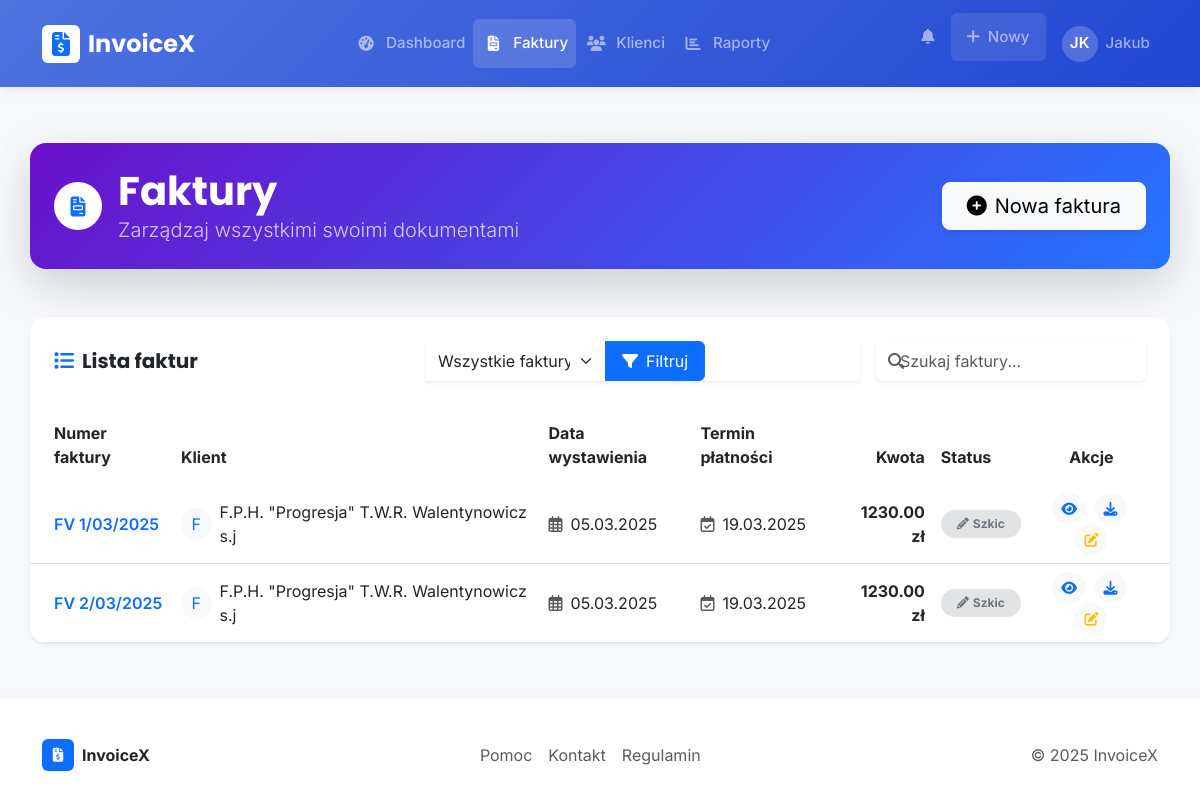
Before: /invoices (signed in) with the older database file.
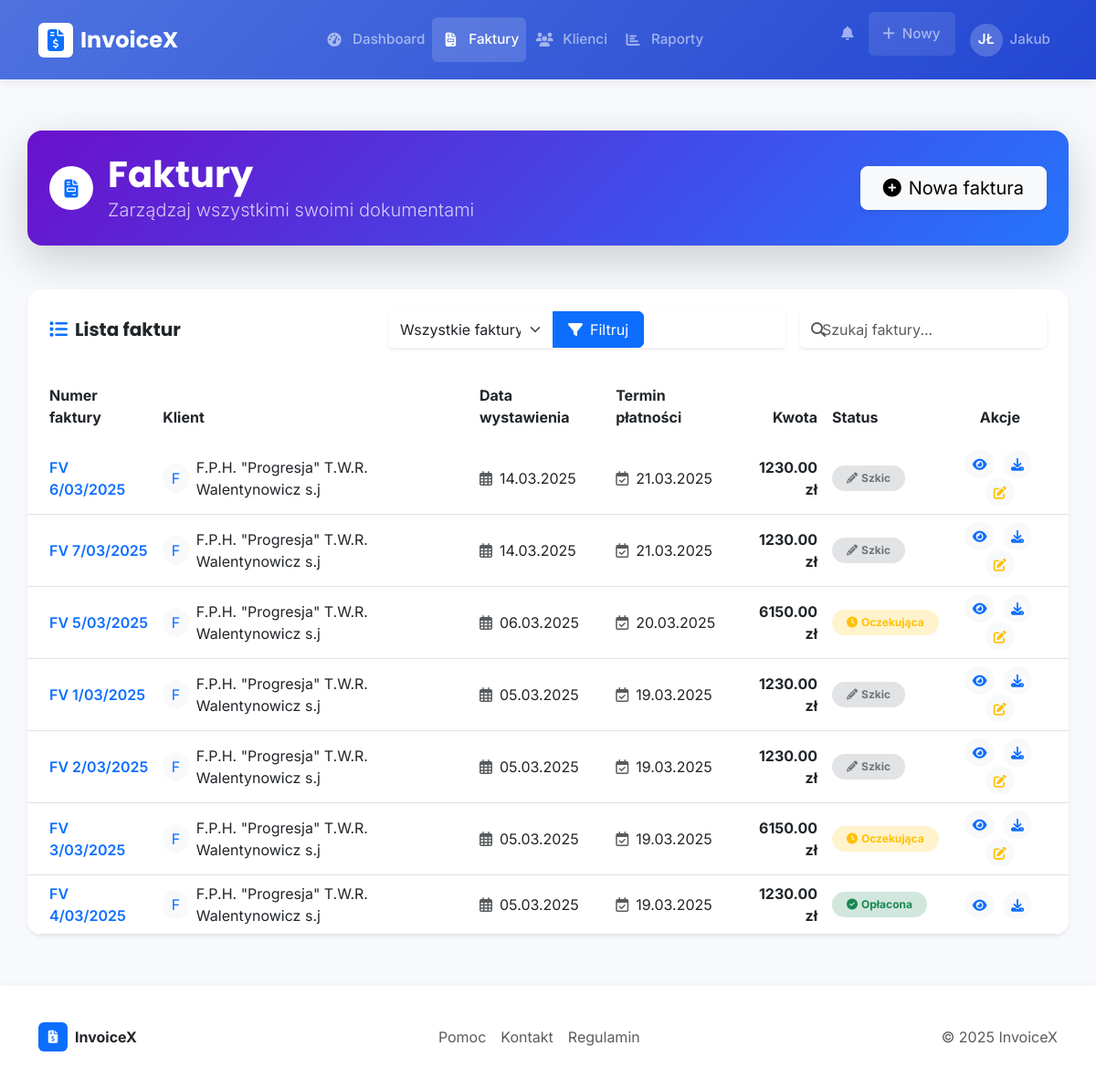
After: the same page with the newer database file.
### app/models/user.py (models this page shows, shortened)
class User(db.Model, UserMixin):
    __tablename__ = 'users'
    id = db.Column(db.Integer, primary_key=True)
    uuid = db.Column(db.String(36), unique=True, default=lambda: str(uuid.uuid4()))
    email = db.Column(db.String(120), unique=True, nullable=False, index=True)
    password_hash = db.Column(db.String(256), nullable=False)
    first_name = db.Column(db.String(50), nullable=False)
    last_name = db.Column(db.String(50), nullable=False)
    company_name = db.Column(db.String(100))
    tax_id = db.Column(db.String(50))  # NIP
    address_line1 = db.Column(db.String(100))
    address_line2 = db.Column(db.String(100))
    city = db.Column(db.String(50))
    postal_code = db.Column(db.String(20))
    country = db.Column(db.String(50))
    phone = db.Column(db.String(20))
    logo = db.Column(db.String(255))  # Ścieżka do pliku logo
    is_active = db.Column(db.Boolean, default=True)
    confirmed = db.Column(db.Boolean, default=False)
    confirmed_on = db.Column(db.DateTime)
    created_at = db.Column(db.DateTime, default=datetime.utcnow)
    updated_at = db.Column(db.DateTime, default=datetime.utcnow, onupdate=datetime.utcnow)
    last_login = db.Column(db.DateTime)
    clients = db.relationship('Client', backref='user', lazy='dynamic', cascade='all, delete-orphan')
    invoices = db.relationship('Invoice', backref='user', lazy='dynamic', cascade='all, delete-orphan')

### app/models/invoice.py (models this page shows, shortened)
class Invoice(db.Model):
    __tablename__ = 'invoices'
    id = db.Column(db.Integer, primary_key=True)
    uuid = db.Column(db.String(36), unique=True, default=lambda: str(uuid.uuid4()))
    user_id = db.Column(db.Integer, db.ForeignKey('users.id'), nullable=False)
    client_id = db.Column(db.Integer, db.ForeignKey('clients.id'), nullable=False)
    invoice_number = db.Column(db.String(50), nullable=False, unique=True)
    issue_date = db.Column(db.Date, nullable=False, default=datetime.utcnow().date())
    sale_date = db.Column(db.Date, nullable=True)
    due_date = db.Column(db.Date, nullable=False, default=lambda: (datetime.utcnow() + timedelta(days=14)).date())
    bank_account = db.Column(db.String(100), nullable=True)
    status = db.Column(db.String(20), nullable=False, default=InvoiceStatus.DRAFT)
    payment_method = db.Column(db.String(20), default=PaymentMethod.BANK_TRANSFER)
    subtotal = db.Column(db.Numeric(10, 2), nullable=False, default=0)
    tax_rate = db.Column(db.Numeric(5, 2), default=0)  # Procent podatku
    tax_amount = db.Column(db.Numeric(10, 2), default=0)
    discount = db.Column(db.Numeric(10, 2), default=0)
    total = db.Column(db.Numeric(10, 2), nullable=False, default=0)
    notes = db.Column(db.Text)
    terms = db.Column(db.Text)
    payment_date = db.Column(db.Date)
    payment_id = db.Column(db.String(100))  # ID transakcji z systemu płatności
    created_at = db.Column(db.DateTime, default=datetime.utcnow)
    updated_at = db.Column(db.DateTime, default=datetime.utcnow, onupdate=datetime.utcnow)
    items = db.relationship('InvoiceItem', backref='invoice', lazy='dynamic',
                            cascade='all, delete-orphan')

### app/models/client.py (models this page shows, shortened)
class Client(db.Model):
    __tablename__ = 'clients'
    id = db.Column(db.Integer, primary_key=True)
    uuid = db.Column(db.String(36), unique=True, default=lambda: str(uuid.uuid4()))
    user_id = db.Column(db.Integer, db.ForeignKey('users.id'), nullable=False)
    name = db.Column(db.String(100), nullable=False)
    email = db.Column(db.String(120))
    company_name = db.Column(db.String(100))
    tax_id = db.Column(db.String(50))  # NIP
    address_line1 = db.Column(db.String(100))
    address_line2 = db.Column(db.String(100))
    city = db.Column(db.String(50))
    postal_code = db.Column(db.String(20))
    country = db.Column(db.String(50))
    phone = db.Column(db.String(20))
    notes = db.Column(db.Text)
    is_active = db.Column(db.Boolean, default=True)
    created_at = db.Column(db.DateTime, default=datetime.utcnow)
    updated_at = db.Column(db.DateTime, default=datetime.utcnow, onupdate=datetime.utcnow)
    invoices = db.relationship('Invoice', backref='client', lazy='dynamic', cascade='all, delete-orphan')

### app/routes/dashboard.py (the view)
@dashboard_bp.route('/invoices')
@login_required
def invoices():
    page = request.args.get('page', 1, type=int)
    status = request.args.get('status', 'all')
    query = Invoice.query.filter_by(user_id=current_user.id)
    if status != 'all' and status in InvoiceStatus.all():
        query = query.filter_by(status=status)
    query = query.order_by(Invoice.issue_date.desc())
    pagination = query.paginate(page=page, per_page=10, error_out=False)
    invoices = pagination.items
    status_choices = [('all', 'Wszystkie faktury')] + [(s, s.capitalize()) for s in InvoiceStatus.all()]
    return render_template('dashboard/invoices.html',
                          title='Faktury',
                          invoices=invoices,
                          pagination=pagination,
                          status=status,
                          status_choices=status_choices)

### app/models/invoice.py (called while the page is built)
    @classmethod
    def all(cls):
        return [cls.DRAFT, cls.PENDING, cls.PAID, cls.OVERDUE, cls.CANCELED]

### app/models/user.py (called while the page is built)
@login_manager.user_loader
def load_user(user_id):
    return User.query.get(user_id)

### app/templates/dashboard/invoices.html (shortened to what the changed rows need)
{% extends 'layout.html' %}
{% block content %}
<div class="position-relative overflow-hidden mb-5 p-4 rounded-4 text-white shadow-lg" style="background: linear-gradient(135deg, #6a11cb 0%, #2575fc 100%);">
    <div class="row align-items-center position-relative">
        <div class="col-lg-8">
            <div class="d-flex align-items-center">
                <div>
                    <h1 class="display-6 fw-bold mb-0">Faktury</h1>
                </div>
            </div>
        </div>
    </div>
</div>
<div class="card border-0 shadow-sm rounded-4 overflow-hidden mb-4">
    <div class="card-body p-0">
        {% if invoices %}
        <div class="table-responsive">
            <table class="table align-middle mb-0" id="invoices-table">
                <thead class="bg-light">
                    <tr>
                        <th class="border-0 ps-4 py-3">Numer faktury</th>
                        <th class="border-0 py-3">Klient</th>
                        <th class="border-0 py-3">Data wystawienia</th>
                        <th class="border-0 py-3">Termin płatności</th>
                        <th class="border-0 py-3 text-end">Kwota</th>
                        <th class="border-0 py-3">Status</th>
                        <th class="border-0 py-3 text-center pe-4">Akcje</th>
                    </tr>
                </thead>
                <tbody>
                    {% for invoice in invoices %}
                    <tr class="invoice-row">
                        <td class="ps-4">
                            <a href="{{ url_for('invoice.view', invoice_id=invoice.id) }}" class="fw-semibold text-decoration-none text-primary">
                                {{ invoice.invoice_number }}
                            </a>
                        </td>
                        <td>
                            <div class="d-flex align-items-center">
                                <div class="avatar-circle bg-light text-primary me-2 d-flex align-items-center justify-content-center" style="width: 32px; height: 32px; border-radius: 50%;">
                                    {{ invoice.client.name[:1] }}
                                </div>
                                <span>{{ invoice.client.name }}</span>
                            </div>
                        </td>
                        <td>
                            <div class="d-flex align-items-center">
                                <i class="far fa-calendar-alt text-muted me-2"></i>
                                {{ invoice.issue_date.strftime('%d.%m.%Y') }}
                            </div>
                        </td>
                        <td>
                            <div class="d-flex align-items-center">
                                <i class="far fa-calendar-check text-muted me-2"></i>
                                {{ invoice.due_date.strftime('%d.%m.%Y') }}
                            </div>
                        </td>
                        <td class="text-end fw-bold">{{ "%.2f"|format(invoice.total) }} zł</td>
                        <td>
                            {% if invoice.status == 'paid' %}
                            <span class="badge rounded-pill bg-success-subtle text-success px-3 py-2">
                                <i class="fas fa-check-circle me-1"></i>Opłacona
                            </span>
                            {% elif invoice.status == 'pending' %}
                            <span class="badge rounded-pill bg-warning-subtle text-warning px-3 py-2">
                                <i class="fas fa-clock me-1"></i>Oczekująca
                            </span>
                            {% elif invoice.status == 'overdue' %}
                            <span class="badge rounded-pill bg-danger-subtle text-danger px-3 py-2">
                                <i class="fas fa-exclamation-circle me-1"></i>Przeterminowana
                            </span>
                            {% elif invoice.status == 'draft' %}
                            <span class="badge rounded-pill bg-secondary-subtle text-secondary px-3 py-2">
                                <i class="fas fa-pencil-alt me-1"></i>Szkic
                            </span>
                            {% elif invoice.status == 'canceled' %}
                            <span class="badge rounded-pill bg-dark-subtle text-dark px-3 py-2">
                                <i class="fas fa-ban me-1"></i>Anulowana
                            </span>
                            {% endif %}
                        </td>
                        <td class="text-center pe-4">
                            <div class="action-buttons">
                                <a href="{{ url_for('invoice.view', invoice_id=invoice.id) }}" class="btn btn-sm btn-light rounded-circle me-1" title="Podgląd">
                                    <i class="fas fa-eye text-primary"></i>
                                </a>
                                <a href="{{ url_for('invoice.download', invoice_id=invoice.id) }}" class="btn btn-sm btn-light rounded-circle me-1" title="Pobierz">
                                    <i class="fas fa-download text-primary"></i>
                                </a>
                                {% if invoice.status != 'paid' and invoice.status != 'canceled' %}
                                <a href="{{ url_for('invoice.edit', invoice_id=invoice.id) }}" class="btn btn-sm btn-light rounded-circle" title="Edytuj">
                                    <i class="fas fa-edit text-warning"></i>
                                </a>
                                {% endif %}
                            </div>
                        </td>
                    </tr>
                    {% endfor %}
                </tbody>
            </table>
        </div>
        {% endif %}
    </div>
</div>
{% endblock %}

### app/templates/layout.html (shortened to what the changed rows need)
<!DOCTYPE html>
<html lang="pl">
<head>
    <link href="https://cdn.jsdelivr.net/npm/bootstrap@5.3.0/dist/css/bootstrap.min.css" rel="stylesheet">
    <link rel="stylesheet" href="https://cdnjs.cloudflare.com/ajax/libs/font-awesome/6.4.0/css/all.min.css">
    <link rel="stylesheet" href="{{ url_for('static', filename='css/style.css') }}">
</head>
<body>
    {% if current_user.is_authenticated %}
    <nav class="navbar navbar-expand-lg navbar-dark sticky-top">
        <div class="container">
            <a class="navbar-brand d-flex align-items-center" href="{{ url_for('dashboard.index') }}">
                <div class="brand-icon me-2 d-flex align-items-center justify-content-center bg-white text-primary rounded" style="width: 38px; height: 38px;">
                    <i class="fas fa-file-invoice-dollar"></i>
                </div>
                {{ app_name }}
            </a>
            <div class="collapse navbar-collapse" id="navbarMain">
                <ul class="navbar-nav mx-auto">
                    <li class="nav-item">
                        <a class="nav-link d-flex align-items-center" href="{{ url_for('dashboard.index') }}">
                            <span class="nav-icon"><i class="fas fa-tachometer-alt"></i></span>
                            Dashboard
                        </a>
                    </li>
                    <li class="nav-item">
                        <a class="nav-link d-flex align-items-center" href="{{ url_for('dashboard.invoices') }}">
                            <span class="nav-icon"><i class="fas fa-file-invoice"></i></span>
                            Faktury
                        </a>
                    </li>
                    <li class="nav-item">
                        <a class="nav-link d-flex align-items-center" href="{{ url_for('dashboard.clients') }}">
                            <span class="nav-icon"><i class="fas fa-users"></i></span>
                            Klienci
                        </a>
                    </li>
                    <li class="nav-item">
                        <a class="nav-link d-flex align-items-center" href="{{ url_for('reports.index') }}">
                            <span class="nav-icon"><i class="fas fa-chart-bar"></i></span>
                            Raporty
                        </a>
                    </li>
                </ul>
                <ul class="navbar-nav">
                    <li class="nav-item me-2">
                        <a class="nav-link notification-badge" href="#" title="Powiadomienia">
                            <i class="fas fa-bell"></i>
                        </a>
                    </li>
                    <li class="nav-item dropdown me-2">
                        <a class="nav-link dropdown-toggle d-flex align-items-center px-3 rounded bg-white bg-opacity-10"
                           href="#" id="navbarDropdownCreate" role="button"
                           data-bs-toggle="dropdown" aria-expanded="false">
                            <i class="fas fa-plus me-2"></i>Nowy
                        </a>
                    </li>
                    <li class="nav-item dropdown">
                        <a class="nav-link dropdown-toggle d-flex align-items-center" href="#"
                           id="navbarDropdownUser" role="button"
                           data-bs-toggle="dropdown" aria-expanded="false">
                            <div class="user-avatar">
                                {{ current_user.first_name[0] }}{{ current_user.last_name[0] if current_user.last_name else "" }}
                            </div>
                            <span>{{ current_user.first_name }}</span>
                        </a>
                    </li>
                </ul>
            </div>
        </div>
    </nav>
    {% endif %}
    <main class="main-content container">
        {% block content %}{% endblock %}
    </main>
</body>
</html>

Changed rows visible on the page:
changed User "Jakub": last_name "K" → "Ł"
added Invoice: invoice_number "FV 6/03/2025", client "F", client.name "F.P.H. \"Progresja\" T.W.R. Walentynowicz s.j", issue_date "14.03.2025", due_date "21.03.2025", total "1230.00", status "draft" (drawn)
added Invoice: invoice_number "FV 7/03/2025", client "F", client.name "F.P.H. \"Progresja\" T.W.R. Walentynowicz s.j", issue_date "14.03.2025", due_date "21.03.2025", total "1230.00", status "draft" (drawn)
added Invoice: invoice_number "FV 5/03/2025", client "F", client.name "F.P.H. \"Progresja\" T.W.R. Walentynowicz s.j", issue_date "06.03.2025", due_date "20.03.2025", total "6150.00", status "pending" (drawn)
added Invoice: invoice_number "FV 3/03/2025", client "F", client.name "F.P.H. \"Progresja\" T.W.R. Walentynowicz s.j", issue_date "05.03.2025", due_date "19.03.2025", total "6150.00", status "pending" (drawn)
added Invoice: invoice_number "FV 4/03/2025", client "F", client.name "F.P.H. \"Progresja\" T.W.R. Walentynowicz s.j", issue_date "05.03.2025", due_date "19.03.2025", total "1230.00", status "paid" (drawn)
